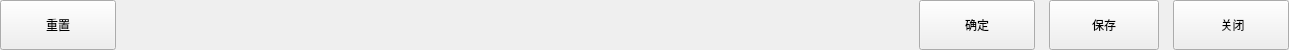
  <widget class="QWidget" name="widget" native="true">
   <property name="geometry">
    <rect>
     <x>227</x>
     <y>856</y>
     <width>1289</width>
     <height>50</height>
    </rect>
   </property>
   <layout class="QHBoxLayout" name="horizontalLayout_13">
    <property name="spacing">
     <number>14</number>
    </property>
    <property name="leftMargin">
     <number>0</number>
    </property>
    <property name="topMargin">
     <number>0</number>
    </property>
    <property name="rightMargin">
     <number>0</number>
    </property>
    <property name="bottomMargin">
     <number>0</number>
    </property>
    <item>
     <widget class="QPushButton" name="reste_btn">
      <property name="minimumSize">
       <size>
        <width>116</width>
        <height>50</height>
       </size>
      </property>
      <property name="maximumSize">
       <size>
        <width>116</width>
        <height>50</height>
       </size>
      </property>
      <property name="text">
       <string>重置</string>
      </property>
      <property name="buttons" stdset="0">
       <string notr="true">btn_dlg</string>
      </property>
     </widget>
    </item>
    <item>
     <spacer name="horizontalSpacer_6">
      <property name="orientation">
       <enum>Qt::Horizontal</enum>
      </property>
      <property name="sizeHint" stdset="0">
       <size>
        <width>40</width>
        <height>20</height>
       </size>
      </property>
     </spacer>
    </item>
    <item>
     <widget class="QPushButton" name="ok_btn">
      <property name="minimumSize">
       <size>
        <width>116</width>
        <height>50</height>
       </size>
      </property>
      <property name="maximumSize">
       <size>
        <width>116</width>
        <height>50</height>
       </size>
      </property>
      <property name="text">
       <string>确定</string>
      </property>
      <property name="buttons" stdset="0">
       <string notr="true">btn_dlg</string>
      </property>
     </widget>
    </item>
    <item>
     <widget class="QPushButton" name="save_btn">
      <property name="minimumSize">
       <size>
        <width>110</width>
        <height>50</height>
       </size>
      </property>
      <property name="maximumSize">
       <size>
        <width>16777215</width>
        <height>50</height>
       </size>
      </property>
      <property name="text">
       <string>保存</string>
      </property>
      <property name="checkable">
       <bool>true</bool>
      </property>
      <property name="autoExclusive">
       <bool>false</bool>
      </property>
      <property name="buttons" stdset="0">
       <string notr="true">btn_dlg</string>
      </property>
     </widget>
    </item>
    <item>
     <widget class="QPushButton" name="cancel_btn">
      <property name="minimumSize">
       <size>
        <width>116</width>
        <height>50</height>
       </size>
      </property>
      <property name="maximumSize">
       <size>
        <width>116</width>
        <height>50</height>
       </size>
      </property>
      <property name="text">
       <string> 关闭</string>
      </property>
      <property name="buttons" stdset="0">
       <string notr="true">btn_dlg</string>
      </property>
     </widget>
    </item>
   </layout>
  </widget>
